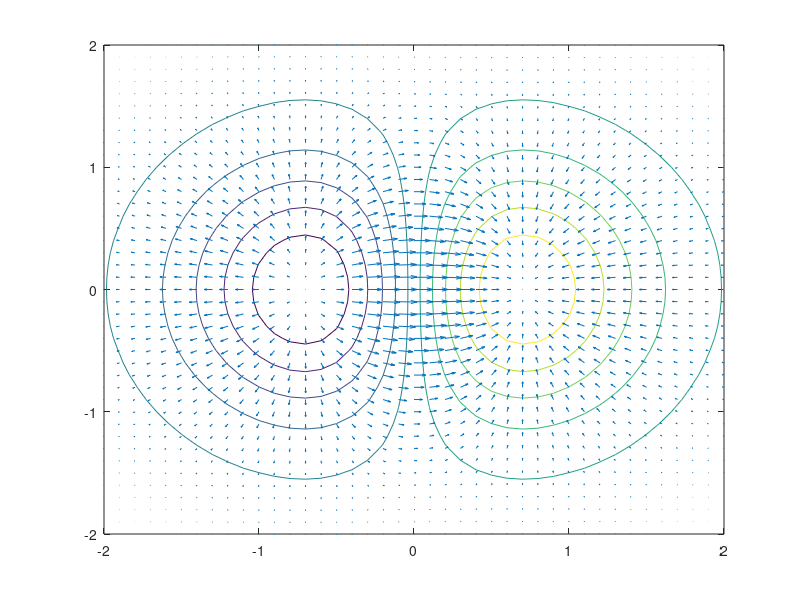
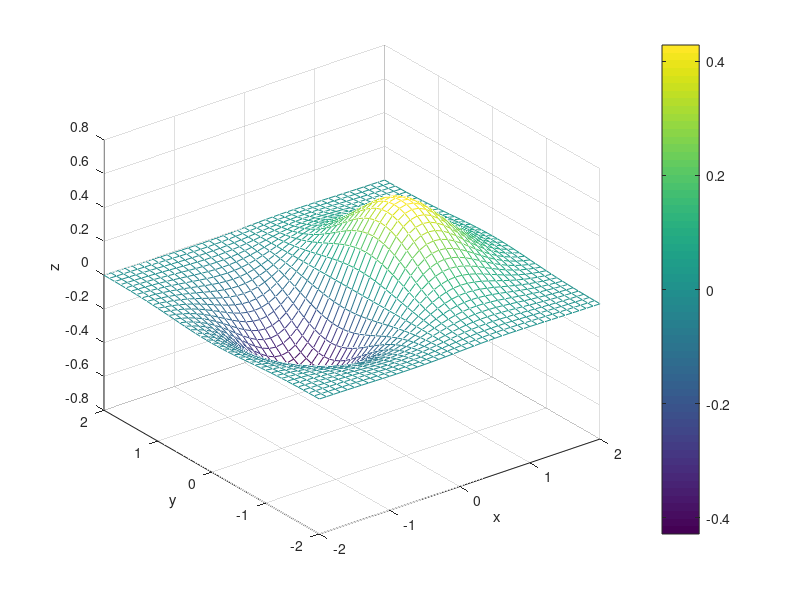

MATLAB code for these plots, in order:
clear all
close all

[x,y] = meshgrid(-2:0.1:2);
f = x.*exp(-x.^2 - y.^2);
[dx,dy] = gradient(f,0.2,0.2);

figure(1)
contour(x,y,f)
hold on
quiver(x,y,dx,dy)
hold off

figure(2)
mesh(x,y,f)
xlabel('x')
ylabel('y')
zlabel('z')
colorbar
